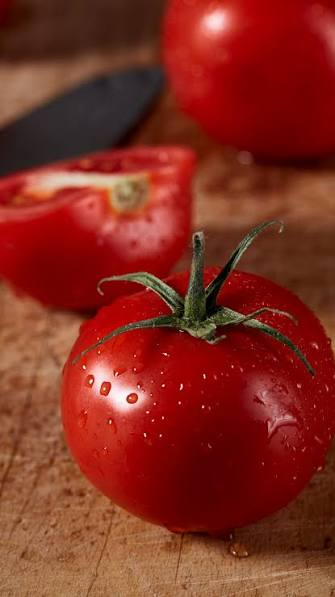
#> input picture avni/tomato.jpg, 335 x 597 px
$ python 4.5.py
#> lines starting #> are read from the running program, lines starting #| are printed output that depends on the picture
import cv2
import matplotlib.pyplot as plt
import numpy as np
image = cv2.imread('tomato.jpg')
#> image is the input picture: shape (597, 335, 3); mean B, G, R 32.2, 45.5, 131.2
plt.subplot(1, 2, 1)
plt.title("Original")
plt.imshow(image)
filtered_image = cv2.medianBlur(image, 11)
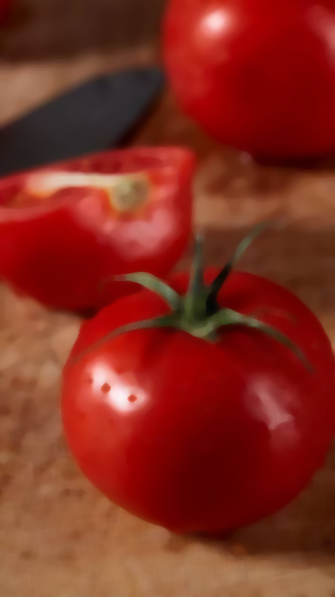
#> filtered_image: shape (597, 335, 3); mean B, G, R 31.5, 44.8, 131.3
cv2.imwrite('Median Blur.jpg', filtered_image)
plt.subplot(1, 2, 2)
plt.title("Median Blur")
plt.imshow(filtered_image)
plt.show()
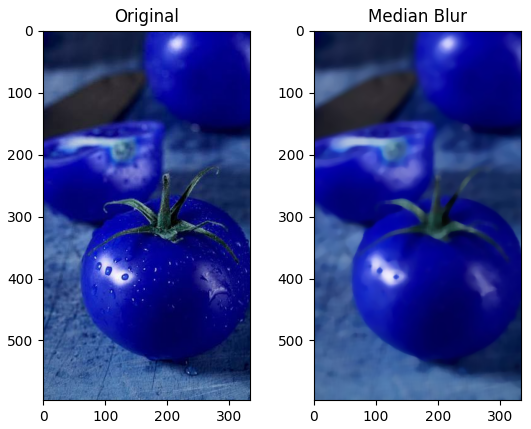
#> figure drawn by matplotlib, 2 panels; B, G, R data is drawn as R, G, B

$ run again, with avni/Animals.jpg copied over avni/tomato.jpg
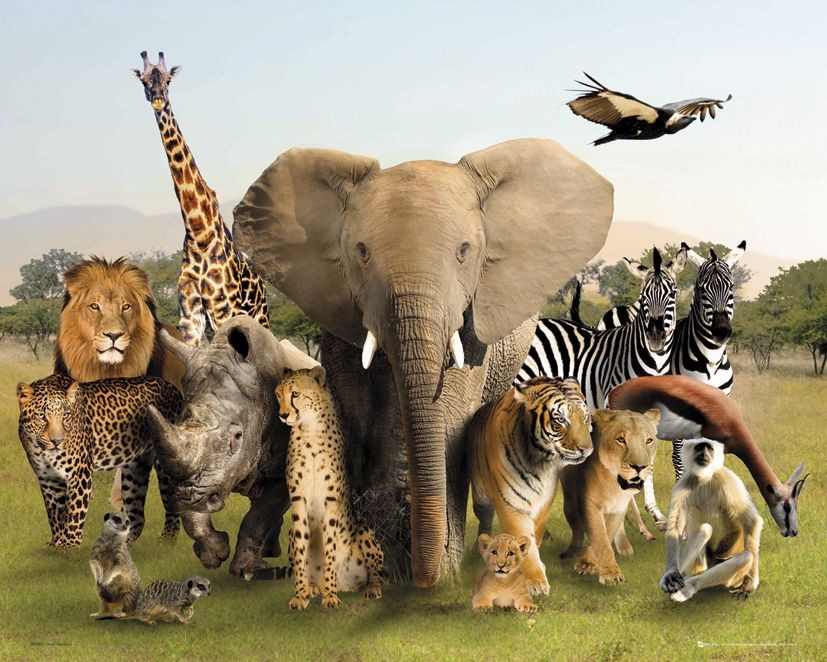
#> input picture avni/Animals.jpg, 827 x 662 px
#> image is the input picture: shape (662, 827, 3); mean B, G, R 122.9, 148.8, 159.6
#> `filtered_image = cv2.medianBlur(image, 11)`:
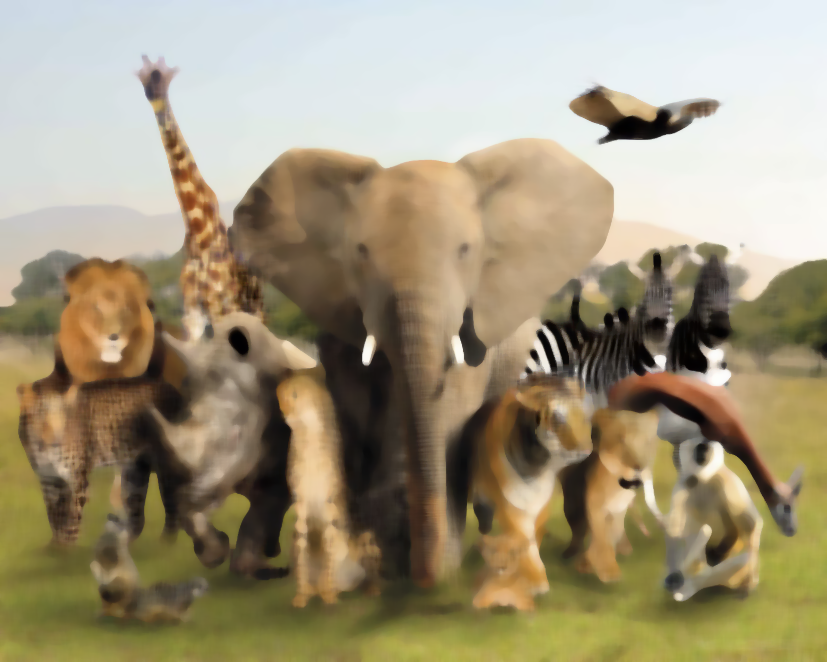
#> filtered_image: shape (662, 827, 3); mean B, G, R 122.5, 149, 160
#> `plt.show()`:
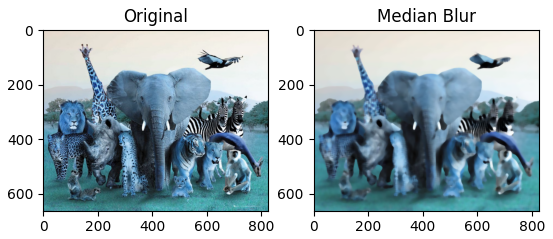
#> figure drawn by matplotlib, 2 panels; B, G, R data is drawn as R, G, B
